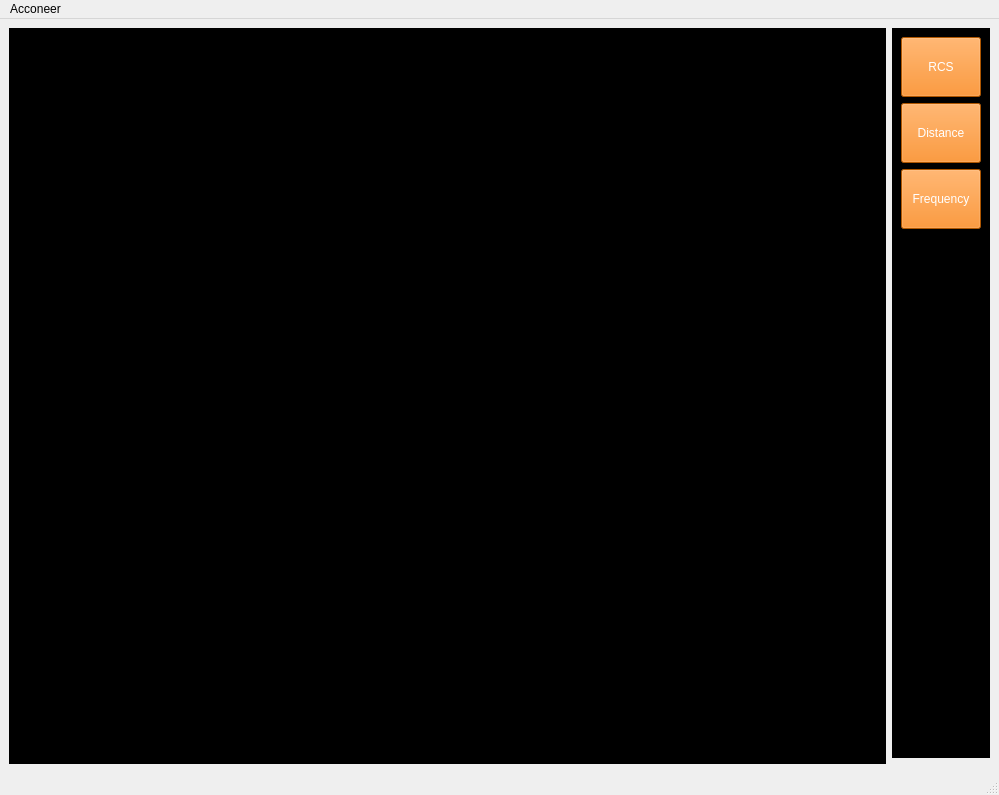
<?xml version="1.0" encoding="UTF-8"?>
<ui version="4.0">
 <class>MainWindow</class>
 <widget class="QMainWindow" name="MainWindow">
  <property name="geometry">
   <rect>
    <x>0</x>
    <y>0</y>
    <width>999</width>
    <height>795</height>
   </rect>
  </property>
  <property name="windowTitle">
   <string>Acconeer</string>
  </property>
  <widget class="QWidget" name="centralwidget">
   <layout class="QGridLayout" name="gridLayout_2">
    <item row="0" column="0" rowspan="2">
     <widget class="QStackedWidget" name="sWidget">
      <property name="styleSheet">
       <string notr="true">background-color: rgb(0, 0, 0);</string>
      </property>
      <widget class="QWidget" name="p0">
       <layout class="QGridLayout" name="gridLayout_3">
        <item row="0" column="0">
         <widget class="QLabel" name="Init">
          <property name="text">
           <string/>
          </property>
          <property name="pixmap">
           <pixmap>../LOGO/bigCat.png</pixmap>
          </property>
          <property name="scaledContents">
           <bool>true</bool>
          </property>
         </widget>
        </item>
       </layout>
      </widget>
      <widget class="QWidget" name="p1">
       <layout class="QGridLayout" name="gridLayout_4">
        <item row="0" column="0">
         <widget class="QLabel" name="image">
          <property name="text">
           <string/>
          </property>
          <property name="scaledContents">
           <bool>true</bool>
          </property>
         </widget>
        </item>
       </layout>
      </widget>
      <widget class="QWidget" name="p2">
       <layout class="QGridLayout" name="gridLayout_5">
        <item row="0" column="0">
         <widget class="QLabel" name="qdistance">
          <property name="text">
           <string/>
          </property>
         </widget>
        </item>
       </layout>
      </widget>
      <widget class="QWidget" name="p3">
       <layout class="QGridLayout" name="gridLayout_6">
        <item row="0" column="0">
         <widget class="QLabel" name="qfrequency">
          <property name="text">
           <string/>
          </property>
         </widget>
        </item>
       </layout>
      </widget>
     </widget>
    </item>
    <item row="0" column="1">
     <widget class="QWidget" name="widget" native="true">
      <property name="sizePolicy">
       <sizepolicy hsizetype="Fixed" vsizetype="Expanding">
        <horstretch>0</horstretch>
        <verstretch>0</verstretch>
       </sizepolicy>
      </property>
      <property name="minimumSize">
       <size>
        <width>80</width>
        <height>0</height>
       </size>
      </property>
      <property name="styleSheet">
       <string notr="true">background-color: rgb(0, 0, 0);</string>
      </property>
      <layout class="QGridLayout" name="gridLayout">
       <item row="1" column="0">
        <widget class="QPushButton" name="pDistance">
         <property name="sizePolicy">
          <sizepolicy hsizetype="Fixed" vsizetype="Fixed">
           <horstretch>0</horstretch>
           <verstretch>0</verstretch>
          </sizepolicy>
         </property>
         <property name="minimumSize">
          <size>
           <width>50</width>
           <height>60</height>
          </size>
         </property>
         <property name="styleSheet">
          <string notr="true">background-color: rgb(245, 121, 0);
color: rgb(255, 255, 255);</string>
         </property>
         <property name="text">
          <string>Distance</string>
         </property>
        </widget>
       </item>
       <item row="2" column="0">
        <widget class="QPushButton" name="pFrequency">
         <property name="sizePolicy">
          <sizepolicy hsizetype="Fixed" vsizetype="Fixed">
           <horstretch>0</horstretch>
           <verstretch>0</verstretch>
          </sizepolicy>
         </property>
         <property name="minimumSize">
          <size>
           <width>50</width>
           <height>60</height>
          </size>
         </property>
         <property name="styleSheet">
          <string notr="true">background-color: rgb(245, 121, 0);
color: rgb(255, 255, 255);</string>
         </property>
         <property name="text">
          <string>Frequency</string>
         </property>
        </widget>
       </item>
       <item row="0" column="0">
        <widget class="QPushButton" name="pRCS">
         <property name="sizePolicy">
          <sizepolicy hsizetype="Fixed" vsizetype="Fixed">
           <horstretch>0</horstretch>
           <verstretch>0</verstretch>
          </sizepolicy>
         </property>
         <property name="minimumSize">
          <size>
           <width>50</width>
           <height>60</height>
          </size>
         </property>
         <property name="styleSheet">
          <string notr="true">background-color: rgb(245, 121, 0);
color: rgb(255, 255, 255);</string>
         </property>
         <property name="text">
          <string>RCS</string>
         </property>
        </widget>
       </item>
       <item row="3" column="0">
        <spacer name="verticalSpacer">
         <property name="orientation">
          <enum>Qt::Vertical</enum>
         </property>
         <property name="sizeHint" stdset="0">
          <size>
           <width>20</width>
           <height>40</height>
          </size>
         </property>
        </spacer>
       </item>
      </layout>
     </widget>
    </item>
   </layout>
  </widget>
  <widget class="QMenuBar" name="menubar">
   <property name="geometry">
    <rect>
     <x>0</x>
     <y>0</y>
     <width>999</width>
     <height>22</height>
    </rect>
   </property>
   <widget class="QMenu" name="menuAcconeer">
    <property name="title">
     <string>Acconeer</string>
    </property>
    <addaction name="aRCS"/>
    <addaction name="aDistance"/>
    <addaction name="aFrequency"/>
   </widget>
   <addaction name="menuAcconeer"/>
  </widget>
  <widget class="QStatusBar" name="statusbar"/>
  <action name="aRCS">
   <property name="text">
    <string>RCS</string>
   </property>
  </action>
  <action name="aDistance">
   <property name="text">
    <string>Distance</string>
   </property>
  </action>
  <action name="aFrequency">
   <property name="text">
    <string>Frequency</string>
   </property>
  </action>
 </widget>
 <resources/>
 <connections/>
</ui>
